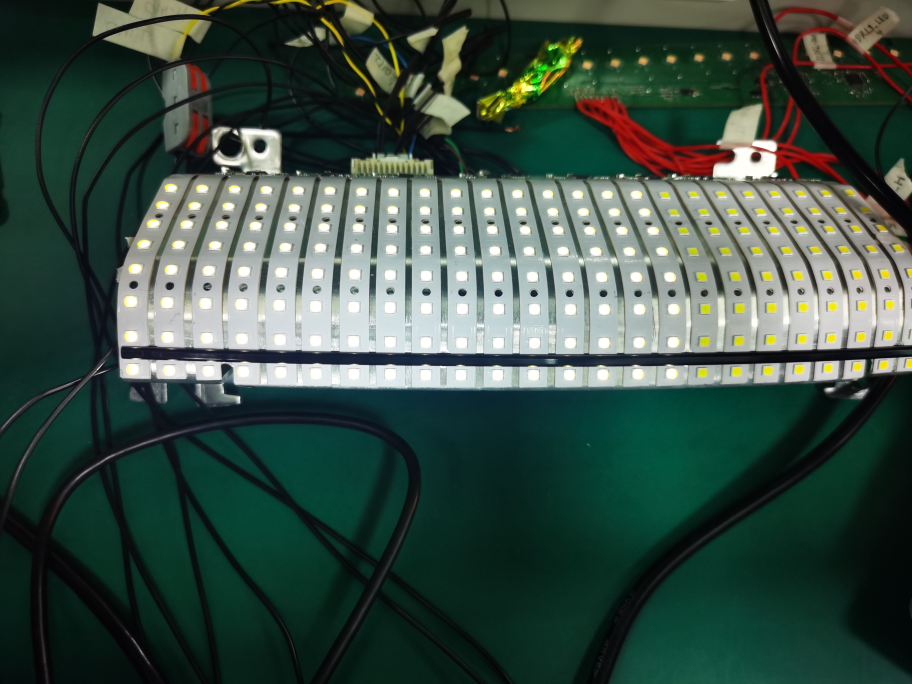
#> input picture .exchange/IMG_20240510_100651.jpg, 3648 x 2736 px (shown at 1/4 size)
$ jupyter execute check.ipynb   (shell and % lines are left out)
#> lines starting #> are read from the running program, lines starting #| are printed output that depends on the picture; after the words box and inside, x2 and y2 are one past the last pixel; in counts of white or black regions, pixels touching at a corner belong together
[cell 1]
import cv2

[cell 2]
import os
import numpy as np

[cell 3]
import matplotlib.pyplot as plt

[cell 4]
# print(os.curdir)
os.chdir(r"F:\git\mayun\python_memo\基本库测试\综合类\opencv\prj\valeo_gray")

[cell 5]
# pathImage=r"F:\git\mayun\python_memo\基本库测试\综合类\opencv\prj\led_detect\VID_20240402_141337.mp4_20240408_135202.728.jpg"
pathImage=r"IMG_20240510_100651.jpg"

[cell 6]
img = cv2.imread(pathImage)# 不能有中文
#> img is the input picture: shape (2736, 3648, 3); mean B, G, R 69.1, 78.9, 58.8

[cell 7]
def showpic(imgdata):
    ''' 内部有 BGR->RGB '''
    plt.imshow(cv2.cvtColor(imgdata, cv2.COLOR_BGR2RGB))
    plt.show()

def showpicd(imgdata):
    ''' 不转换，直接显示'''
    plt.imshow(imgdata)
    plt.show()

def showpicRGB(imgdata,a=1,b=1,c=1):
    ''' 只显示某个通道，暂时报错'''
    # cv2.cvtColor(img, cv2.COLOR_BGR2)
    plt.imshow("blue", imgdata[:, :, 0])
    # plt.imshow("green", imgdata[:, :, 1])
    # plt.imshow("red", imgdata[:, :, 2])
    plt.show()

#### 直接显示看起来会奇怪，因为BGR 和RGB的原因

[cell 8]
# plt.imshow(img)
# plt.show()
# showpicd(img) # 直接显示

[cell 9]
# img = cv2.cvtColor(img, cv2.COLOR_BGR2RGB)
# plt.imshow(img)
# plt.show()
showpic(img)

[cell 10]
# showpicRGB(img)

[cell 11]
height,width,channels=img.shape
#> height = 2736; width = 3648; channels = 3
heightImg = height
#> heightImg = 2736
widthImg  = width
#> widthImg = 3648
print(widthImg,height)
#| 3648 2736

[cell 12]
# imgBlank = np.zeros((heightImg,widthImg, 3), np.uint8)
# showpic(imgBlank)

[cell 13]
imgGray = cv2.cvtColor(img, cv2.COLOR_BGR2GRAY)# 转灰度图
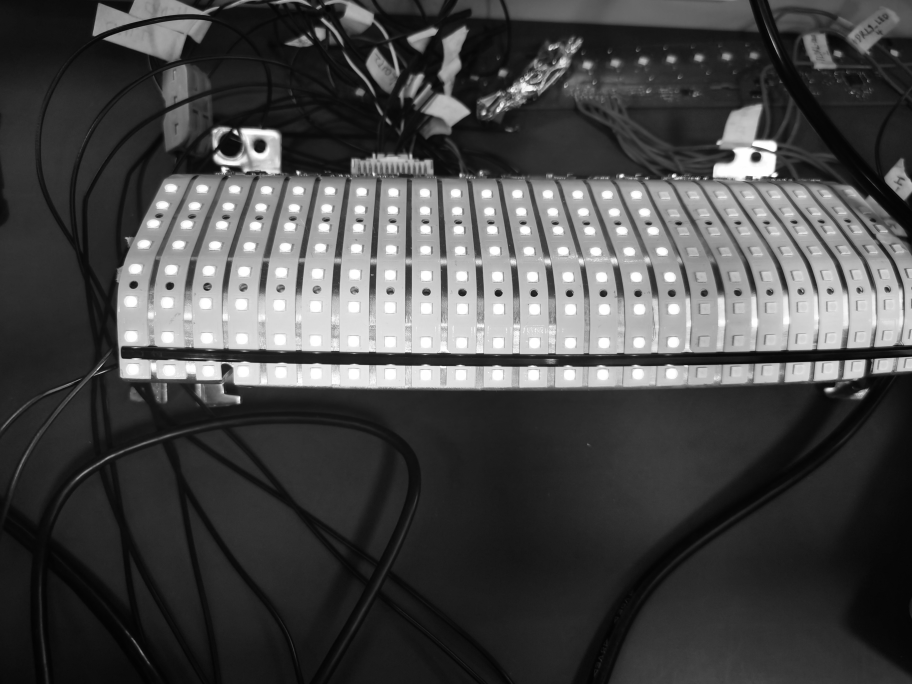
#> imgGray: shape (2736, 3648) (shown at 1/4 size); min 1, max 255, mean 71.8
showpic(imgGray)

[cell 14]
# imgBlur = cv2.GaussianBlur(imgGray, (5, 5), 1) #
imgBlur = cv2.GaussianBlur(imgGray, (11, 11), 5) #
showpic(imgBlur)

[cell 15]
# [4 lines of commented-out code are left out]
ret, binary = cv2.threshold(imgGray, 253, 255, cv2.THRESH_BINARY)
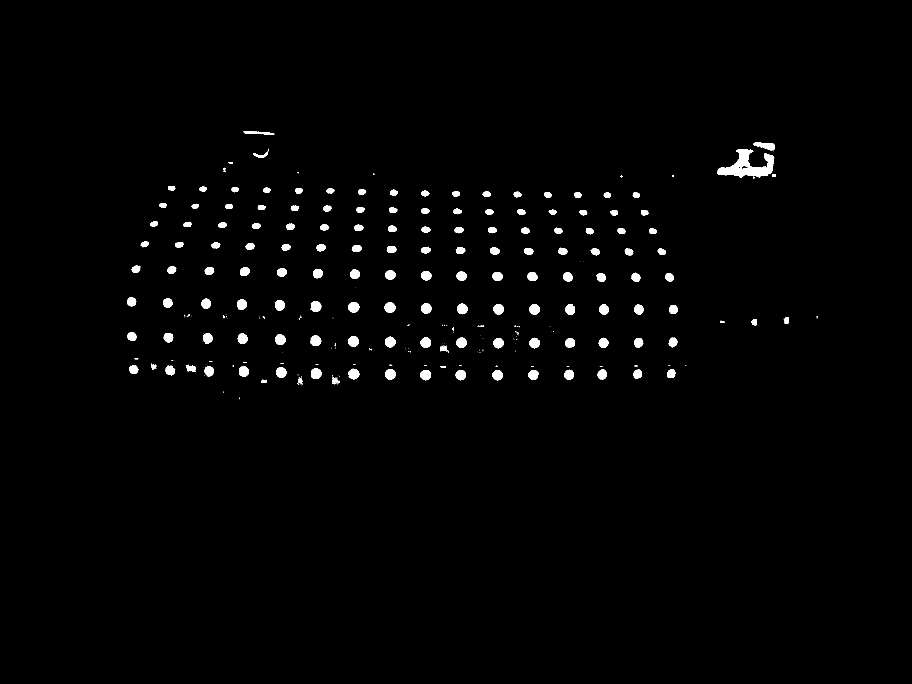
#> binary: shape (2736, 3648) (shown at 1/4 size); 1.3% white; 334 white regions (171 under 20 px), largest, box (x1, y1, x2, y2) and area: (2870, 596, 3097, 710) 11632, (3013, 569, 3099, 602) 1505, (1394, 1208, 1437, 1250) 1422
# ret, binary = cv2.threshold(imgGray, 127, 255, cv2.THRESH_BINARY)
showpic(binary)

[cell 16]
imgThreshold = cv2.Canny(binary,100,200)# 边沿检测
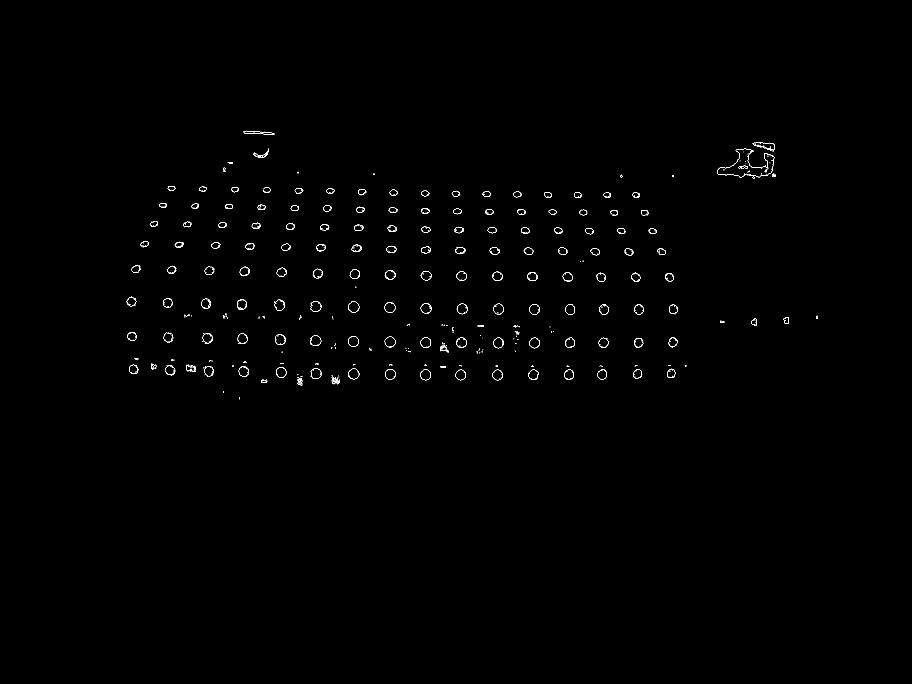
#> imgThreshold: shape (2736, 3648) (shown at 1/4 size); 0.22% white in thin lines or dots, all inside (x1, y1, x2, y2) = (507, 523, 3271, 1597)
showpic(imgThreshold)
# ret, binary2 = cv2.threshold(imgGray, 127, 255, cv2.THRESH_BINARY)
# showpic(binary2)

[cell 17]
8*24*2

[cell 18]
contours,hiearchy = cv2.findContours(imgThreshold,cv2.RETR_EXTERNAL,cv2.CHAIN_APPROX_SIMPLE) # 查找轮廓
#> contours = 961 contours, 893 with area under 20; largest, box (x1, y1, x2, y2) and area: (1242, 1204, 1285, 1247) 1404, (1392, 1344, 1436, 1387) 1397, (1538, 1209, 1582, 1252) 1390, (1827, 1214, 1870, 1257) 1341, (2117, 1216, 2159, 1258) 1330; hiearchy = 961 rows, first 6: [1, -1, -1, -1], [2, 0, -1, -1], [3, 1, -1, -1], [4, 2, -1, -1], [5, 3, -1, -1], [6, 4, -1, -1]

[cell 19]
areaList=[]
for i in contours: # 遍历所有轮廓
    area = cv2.contourArea(i) # 轮廓面积
    # print(area)
    if area>2 and area<100:
        areaList.append(area)
#> this loop made 961 passes
#> area on passes 120 to 122: 26.5, 28.5, 20
#> after the loop, areaList = 275 values, max 48 at index 79, min 2.5 at index 15, mean 9.03
print(areaList.sort())
#| None
print(len(areaList),max(areaList),min(areaList))
#| 275 48.0 2.5

[cell 20]
# 创建一张黑图， 位运算，copyto，生成roi区域
'''
def brightness1( im_file ):   im = Image.open(im_file).convert('L')   stat = ImageStat.Stat(im)   return stat.mean[0]

print(brightness1('c:\\meiping1.png'))


def brightness2( im_file ):   im = Image.open(im_file).convert('L')   stat = ImageStat.Stat(im)   return stat.rms[0]
print(brightness2('c:\\meiping1.png'))


'''

[cell 21]
contours2=[]
for i in contours: # 遍历所有轮廓
    area = cv2.contourArea(i) # 轮廓面积
    # print(area)
    if area>18 and area<40:
        contours2.append(i)
#> after the loop, contours2 = 37 contours, 7 with area under 20; largest, box (x1, y1, x2, y2) and area: (1825, 1086, 1868, 1123) 38, (1013, 606, 1073, 632) 36, (2994, 614, 3097, 710) 34, (1684, 987, 1723, 1014) 33, (3011, 706, 3019, 714) 33
disImg=img.copy()
cv2.drawContours(disImg, contours2, -1, (255, 0, 255), 5) # DRAW ALL DETECTED CONTOURS
showpic(disImg)

[cell 22]
print(len(contours),contours)
#> (printed output is left out)

[cell 23]
imgThreshold = cv2.Canny(binary,180,200)
showpic(imgThreshold)

[cell 24]
kernel = np.ones((3, 3))
imgDial = cv2.dilate(binary, kernel, iterations=0) # APPLY DILATION 膨胀
imgerod = cv2.erode(imgDial, kernel, iterations=1)  # APPLY EROSION 腐蚀
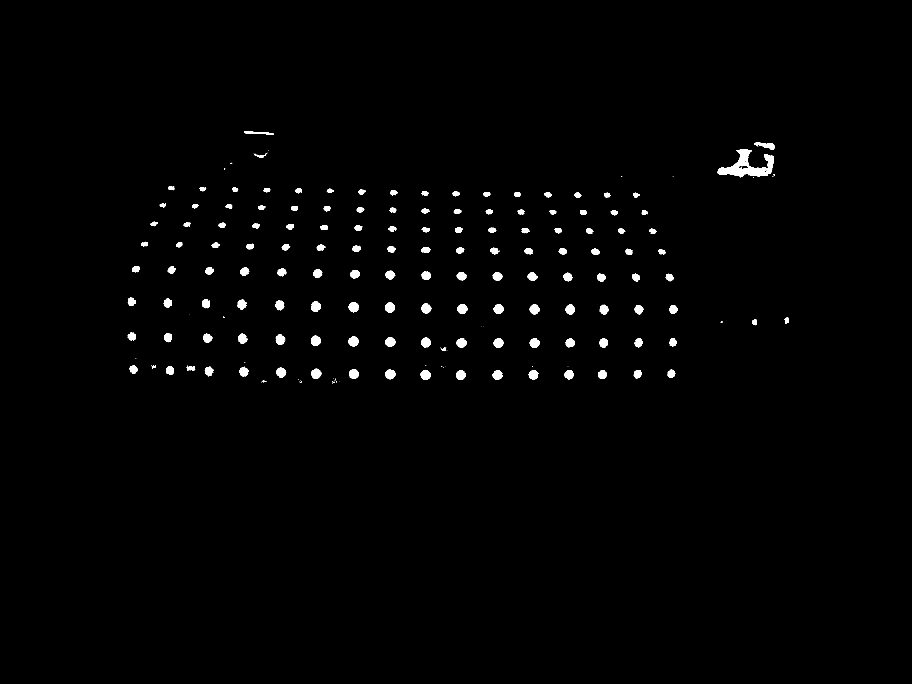
#> imgerod: shape (2736, 3648) (shown at 1/4 size); 1% white; 197 white regions (56 under 20 px), largest, box (x1, y1, x2, y2) and area: (2871, 597, 3095, 709) 10176, (1395, 1209, 1436, 1249) 1241, (1540, 1211, 1580, 1251) 1209
imgDial = cv2.dilate(imgerod, kernel, iterations=3) # APPLY DILATION 膨胀
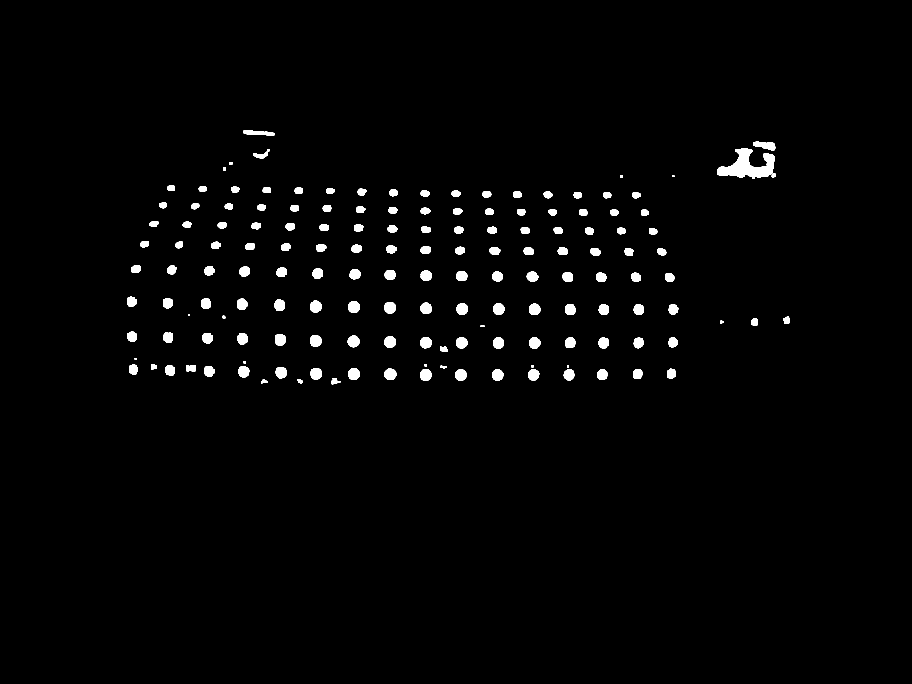
#> imgDial: shape (2736, 3648) (shown at 1/4 size); 1.7% white; 157 white regions, largest, box (x1, y1, x2, y2) and area: (2868, 594, 3098, 715) 13819, (3013, 567, 3101, 602) 1979, (1392, 1206, 1439, 1252) 1769
img_end=imgDial
showpic(img_end)

[cell 25]
# contours, hierarchy = cv2.findContours(img_end, cv2.RETR_EXTERNAL, cv2.CHAIN_APPROX_SIMPLE) # 找轮廓
contours, hierarchy = cv2.findContours(img_end, cv2.RETR_EXTERNAL, cv2.CHAIN_APPROX_NONE) # 找轮廓
#> contours = 157 contours; largest, box (x1, y1, x2, y2) and area: (2868, 594, 3098, 715) 13483, (3013, 567, 3101, 602) 1871, (1392, 1206, 1439, 1252) 1696, (1537, 1208, 1583, 1254) 1659, (1391, 1343, 1438, 1389) 1655
cv2.drawContours(img_end, contours, -1, (255, 255, 255), 5) # DRAW ALL DETECTED CONTOURS
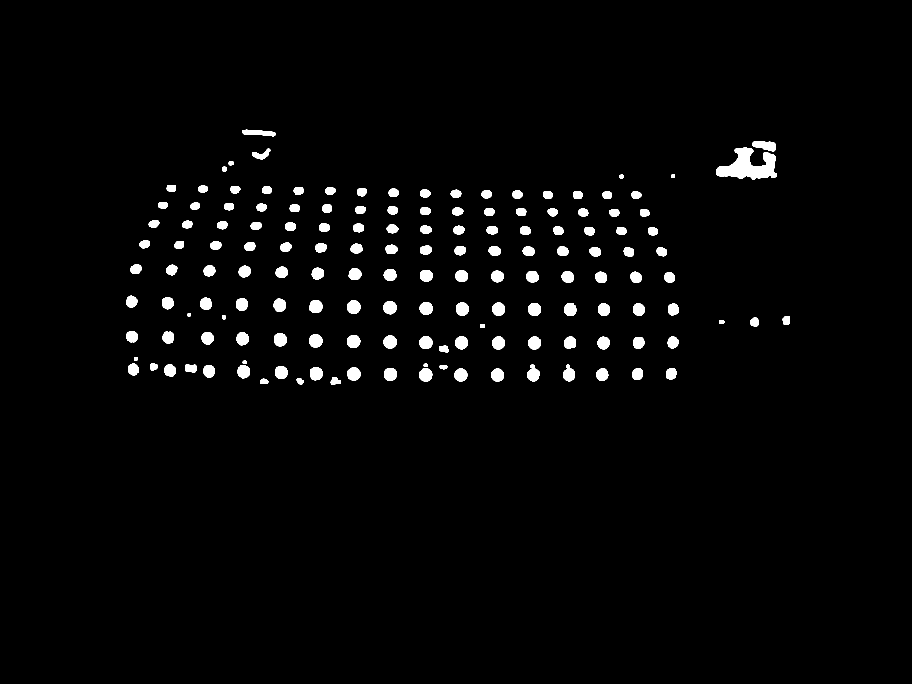
#> img_end: shape (2736, 3648) (shown at 1/4 size); 2.2% white; 154 white regions, largest, box (x1, y1, x2, y2) and area: (2865, 591, 3106, 718) 16589, (3010, 564, 3104, 605) 2647, (970, 519, 1102, 545) 2382
showpic(img_end)

[cell 26]
# print(contours)
print(len(contours))

[cell 27]
# cv2.drawContours(img_end, contours, -1, (0, 255, 0), 10) # DRAW ALL DETECTED CONTOURS
cv2.drawContours(img, contours, -1, (0, 255, 0), 5,2) # DRAW ALL DETECTED CONTOURS
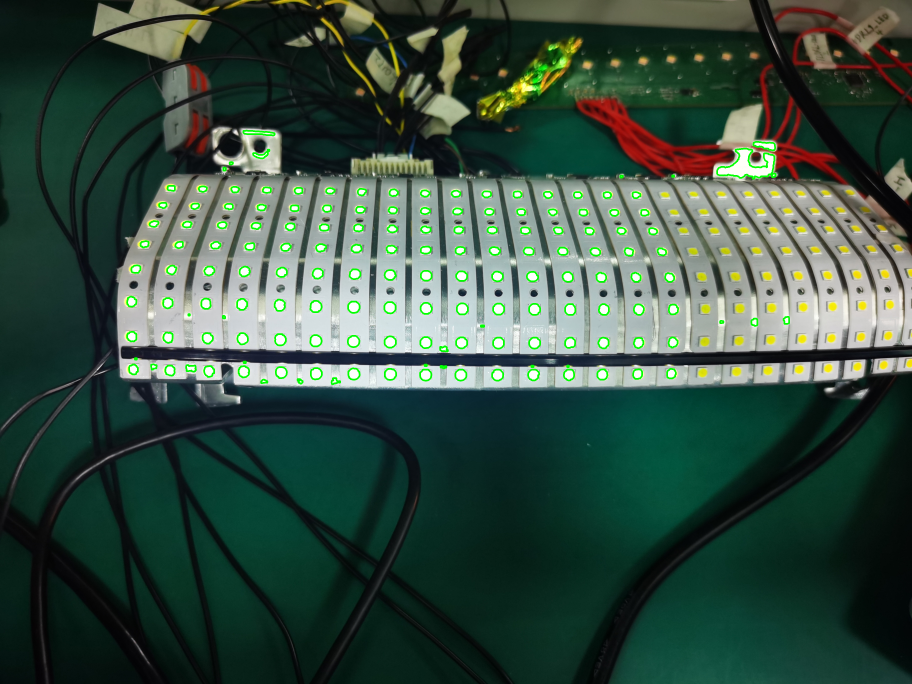
#> img: shape (2736, 3648, 3) (shown at 1/4 size); mean B, G, R 66.3, 79.1, 55.8
showpic(img)
